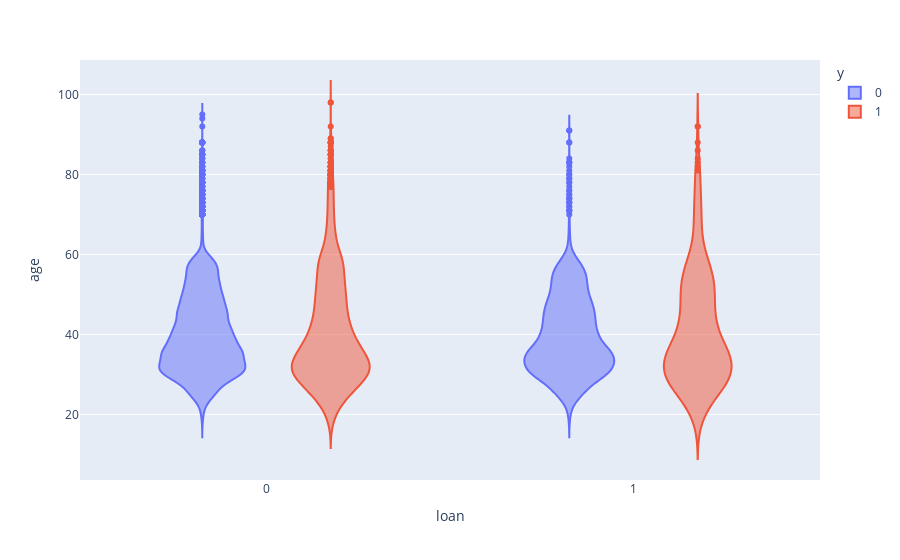

The code cell stored with this chart in its notebook:
### Code cell
fig = px.violin(df, y="age", x="loan", color="y")
fig.show()

### Figure 1 — Plotly figure (JSON) as saved in the notebook; plotly's stock layout.template omitted (floating-point values rounded to 4 significant figures; data arrays with more than 128 entries replaced by an {"elided": "..."} marker saying what was removed)
{"data": [{"alignmentgroup": "True", "box": {"visible": false}, "hovertemplate": "y=0<br>loan=%{x}<br>age=%{y}<extra></extra>", "legendgroup": "0", "marker": {"color": "#636efa"}, "name": "0", "offsetgroup": "0", "orientation": "v", "scalegroup": "True", "showlegend": true, "type": "violin", "x": {"elided": "36548 int values"}, "x0": " ", "xaxis": "x", "y": {"elided": "36548 int values"}, "y0": " ", "yaxis": "y"}, {"alignmentgroup": "True", "box": {"visible": false}, "hovertemplate": "y=1<br>loan=%{x}<br>age=%{y}<extra></extra>", "legendgroup": "1", "marker": {"color": "#EF553B"}, "name": "1", "offsetgroup": "1", "orientation": "v", "scalegroup": "True", "showlegend": true, "type": "violin", "x": {"elided": "4640 int values"}, "x0": " ", "xaxis": "x", "y": {"elided": "4640 int values"}, "y0": " ", "yaxis": "y"}], "layout": {"legend": {"title": {"text": "y"}, "tracegroupgap": 0}, "margin": {"t": 60}, "violinmode": "group", "xaxis": {"anchor": "y", "domain": [0, 1], "title": {"text": "loan"}}, "yaxis": {"anchor": "x", "domain": [0, 1], "title": {"text": "age"}}}}
